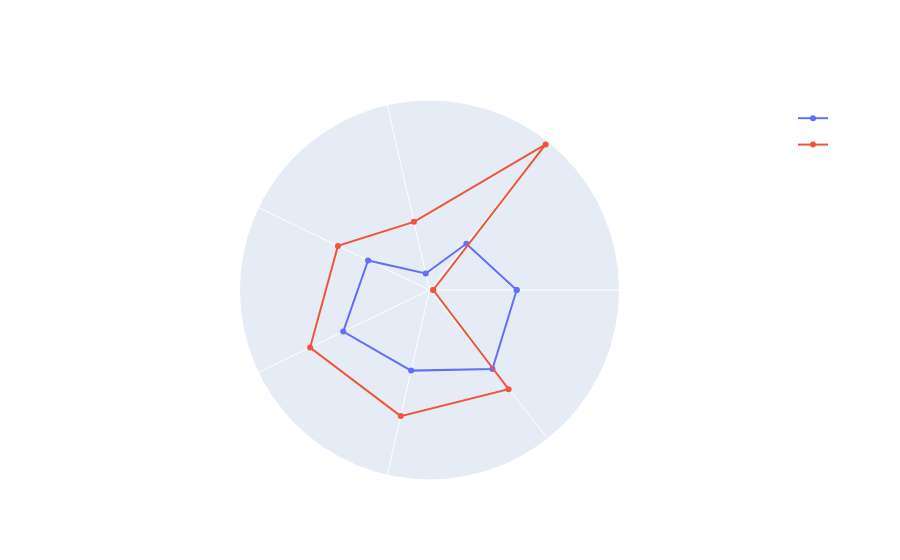

The notebook cell this image was saved under:
### Code cell
import joblib

from plotly.subplots import make_subplots
import plotly.graph_objects as go

df = pd.read_csv(os.getcwd()+'\\..\\..\\data\\final\\modelling.csv')

df.drop(columns=['MainSequence'], inplace=True)

numerics = [col for col in df.columns if df[col].dtype != object]

transformers = joblib.load(os.getcwd()+'\\..\\..\\dashboard\\streamlit\\pages\\models\\DispositionPowerTransformers.joblib')

df = df[df['Disposition'] != 'CAND']

fig = make_subplots(rows=1, cols=2)

for group in df['Disposition'].unique():
    curr_df = df[df['Disposition']==group][numerics]

    for col in numerics:
        curr_df[col] = transformers[col].transform(curr_df[col].values.reshape(-1,1))

    for_vis = pd.melt(curr_df).groupby('variable').median().reset_index()

    for_vis = pd.concat([for_vis, for_vis.iloc[0].to_frame().T])

    fig.add_trace(go.Scatterpolar(
        r=for_vis['value'],
        theta=for_vis['variable'],
        name = group
    ))

fig.update_layout(
    title='Comparison of Disposition\'s Attributes', 
    paper_bgcolor='rgba(4,17,65,0)',
    font=dict(
        family='sans serif',
        size=18,
        color='white'
    ),
    polar=dict(
        radialaxis=dict(
            visible=False
        )
    )
)

fig.show()

### Figure 1 — Plotly figure (JSON) as saved in the notebook; plotly's stock layout.template omitted (floating-point values rounded to 4 significant figures)
{"data": [{"name": "CFRM", "r": [-0.182, -0.3293, -0.5509, -0.2816, -0.1368, -0.2054, -0.1095, -0.182], "theta": ["OrbitalPeriod", "PlanetEarthTemperature", "PlanetEarthVolume", "StarSunDiameter", "StarSunMass", "TransitDepth", "TransitDuration", "OrbitalPeriod"], "type": "scatterpolar"}, {"name": "FPOS", "r": [-0.6202, 0.3386, -0.2727, -0.106, 0.05634, 0.03962, 0.02636, -0.6202], "theta": ["OrbitalPeriod", "PlanetEarthTemperature", "PlanetEarthVolume", "StarSunDiameter", "StarSunMass", "TransitDepth", "TransitDuration", "OrbitalPeriod"], "type": "scatterpolar"}], "layout": {"font": {"color": "white", "family": "sans serif", "size": 18}, "paper_bgcolor": "rgba(4,17,65,0)", "polar": {"radialaxis": {"visible": false}}, "title": {"text": "Comparison of Disposition's Attributes"}, "xaxis": {"anchor": "y", "domain": [0, 0.45]}, "xaxis2": {"anchor": "y2", "domain": [0.55, 1]}, "yaxis": {"anchor": "x", "domain": [0, 1]}, "yaxis2": {"anchor": "x2", "domain": [0, 1]}}}
